Frame 1 (no input): blank canvas, image omitted
Frame 60 (the mouse pressed at the canvas centre just before this capture): blank canvas, image omitted
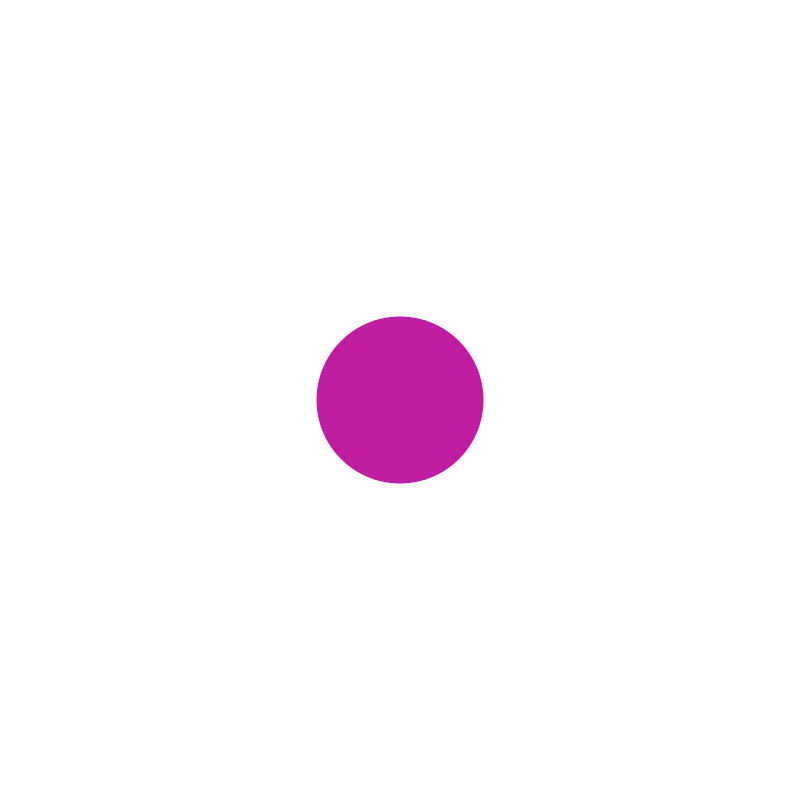
Frame 120 (the mouse held since frame 60 and released just before this capture)

The Processing sketch whose frames 1 and 60 were blank and that drew this single picture after the mouse press (run headless with seeded random() and noise(); from frame 60 on, the mouse is pressed at the canvas centre):

// Processing sketch: processing_91701
// ── processing_91701.pde

//Idee, Quelle http://www.processing.org/discourse/beta/num_1215767092.html#1

int radius1 = 5;
int rMove1 = +1;
int minRadius1 = 5, maxRadius1 = 200;
int xPos1 = 100;
int yPos1 = 200;

int radius2 = 5;
float rMove2 = 0;
int minRadius2 = 20, maxRadius2 = 180;
int xPos2 = 300;
int yPos2 = 200;

int x = mouseX;
int y = mouseY;

boolean doitAgain = false;

void setup() {
  size(800, 800);
  background(255);
  noStroke();
}

void draw() {
  if(mousePressed || doitAgain==true) {
    waterDrop();
    doitAgain=true;
  }
}

void mouseClicked() {
  doitAgain=false;
}

int counter = 0;

void waterDrop() {
   fill(color(random(255),random(255),random(255)));
   ellipse(mouseX, mouseY, radius2, radius2);
   rMove2 += 0.02;
   radius2 = (int) ((maxRadius2 - minRadius2) * sin(rMove2) + minRadius2);
}
